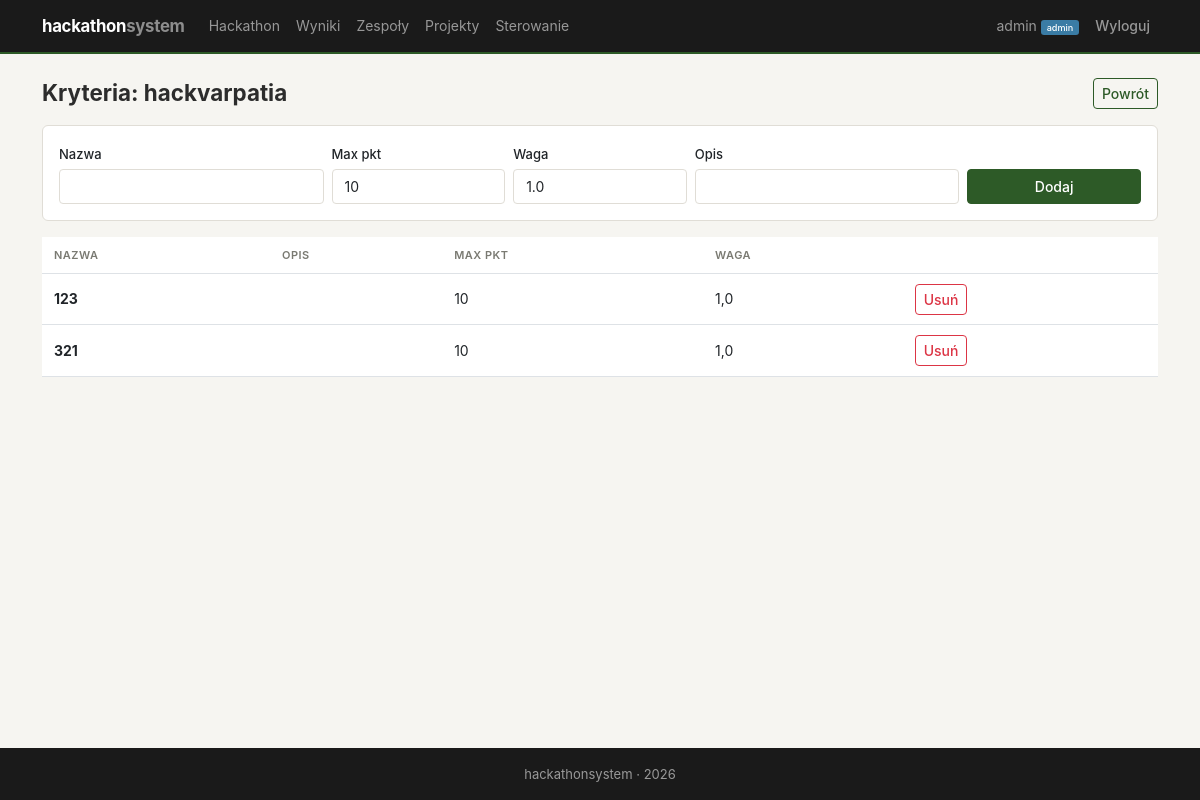
The page /hackathon/criteria/ (signed in) on the database its author committed.
### hackathon/models.py (models this page shows, shortened)
class Hackathon(models.Model):
    STATUS_CHOICES = [
        ('planned', 'Planowany'),
        ('active', 'Aktywny'),
        ('judging', 'Ocenianie'),
        ('finished', 'Zakończony'),
    ]
    name = models.CharField(max_length=200, verbose_name='Nazwa')
    description = models.TextField(verbose_name='Opis')
    date_start = models.DateTimeField(verbose_name='Data rozpoczęcia')
    date_end = models.DateTimeField(verbose_name='Data zakończenia')
    submit_deadline = models.DateTimeField(verbose_name='Deadline oddania projektów')
    status = models.CharField(max_length=20, choices=STATUS_CHOICES, default='planned', verbose_name='Status')
    max_team_size = models.PositiveIntegerField(default=5, verbose_name='Max wielkość zespołu')
    created_at = models.DateTimeField(auto_now_add=True)
    class Meta:
        ordering = ['-date_start']
    @classmethod
    def current(cls):
        h = cls.objects.first()
        if not h:
            raise Http404("Brak hackathonu. Utwórz hackathon w panelu admina.")
        return h

### judging/models.py (models this page shows, shortened)
class Criterion(models.Model):
    hackathon = models.ForeignKey(Hackathon, on_delete=models.CASCADE, related_name='criteria')
    name = models.CharField(max_length=200, verbose_name='Nazwa kryterium')
    description = models.TextField(blank=True, verbose_name='Opis')
    max_points = models.PositiveIntegerField(default=10, verbose_name='Max punktów')
    weight = models.FloatField(default=1.0, verbose_name='Waga')
    class Meta:
        verbose_name_plural = 'Criteria'

### hackathon/views.py (the view)
    @login_required
    def wrapper(request, *args, **kwargs):
        if not hasattr(request.user, 'profile') or not request.user.profile.is_admin:
            messages.error(request, 'Brak uprawnień administratora.')
            return redirect('accounts:dashboard')
        return view_func(request, *args, **kwargs)

### accounts/models.py (called while the page is built)
    @property
    def is_admin(self):
        return self.role == 'admin'

### hackathon/views.py (called while the page is built, shortened)
def admin_required(view_func):
    @login_required
    def wrapper(request, *args, **kwargs):
        if not hasattr(request.user, 'profile') or not request.user.profile.is_admin:
            messages.error(request, 'Brak uprawnień administratora.')
            return redirect('accounts:dashboard')
        return view_func(request, *args, **kwargs)
    return wrapper

@admin_required
def manage_criteria(request):
    hackathon = Hackathon.current()
    criteria = hackathon.criteria.all()
    return render(request, 'hackathon/manage_criteria.html', {
        'hackathon': hackathon,
        'criteria': criteria,
    })

### hackathon/templates/hackathon/manage_criteria.html (shortened to what this page needs)
{% extends 'base.html' %}
{% block content %}
<div class="section-header">
    <h2>Kryteria: {{ hackathon.name }}</h2>
    <a href="{% url 'hackathon:detail' %}" class="btn btn-outline-primary btn-sm">Powrót</a>
</div>
<div class="card p-3 mb-3">
    <form method="post" class="row g-2 align-items-end">
        <div class="col-md-3">
            <label class="form-label">Nazwa</label>
            <input type="text" name="name" class="form-control" required>
        </div>
        <div class="col-md-2">
            <label class="form-label">Max pkt</label>
            <input type="number" name="max_points" class="form-control" value="10" min="1">
        </div>
        <div class="col-md-2">
            <label class="form-label">Waga</label>
            <input type="number" name="weight" class="form-control" value="1.0" step="0.1" min="0.1">
        </div>
        <div class="col-md-3">
            <label class="form-label">Opis</label>
            <input type="text" name="description" class="form-control">
        </div>
        <div class="col-md-2">
            <button type="submit" class="btn btn-primary w-100">Dodaj</button>
        </div>
    </form>
</div>
{% if criteria %}
    <table class="table">
        <thead>
            <tr><th>Nazwa</th><th>Opis</th><th>Max pkt</th><th>Waga</th><th></th></tr>
        </thead>
        <tbody>
            {% for c in criteria %}
                <tr>
                    <td><strong>{{ c.name }}</strong></td>
                    <td class="text-muted">{{ c.description }}</td>
                    <td>{{ c.max_points }}</td>
                    <td>{{ c.weight }}</td>
                    <td>
                        <a href="{% url 'hackathon:delete_criterion' c.pk %}"
                           class="btn btn-sm btn-outline-danger"
                           onclick="return confirm('Na pewno usunąć?')">Usuń</a>
                    </td>
                </tr>
            {% endfor %}
        </tbody>
    </table>
{% else %}
    <p class="text-muted">Brak kryteriów. Dodaj pierwsze kryterium powyżej.</p>
{% endif %}
{% endblock %}

### templates/base.html (shortened to what this page needs)
<!DOCTYPE html>
<html lang="pl">
<head>
    <link href="https://cdn.jsdelivr.net/npm/bootstrap@5.3.0/dist/css/bootstrap.min.css" rel="stylesheet">
    <link href="https://cdn.jsdelivr.net/npm/bootstrap-icons@1.10.0/font/bootstrap-icons.css" rel="stylesheet">
    {% load static %}
    <link rel="stylesheet" href="{% static 'css/style.css' %}">
</head>
<body>
    <nav class="navbar navbar-expand-lg navbar-dark">
        <div class="container">
            <a class="navbar-brand" href="{% url 'home' %}">hackathon<span style="opacity:.5">system</span></a>
            <div class="collapse navbar-collapse" id="navbarNav">
                <ul class="navbar-nav me-auto">
                    <li class="nav-item">
                        <a class="nav-link" href="{% url 'hackathon:detail' %}">Hackathon</a>
                    </li>
                    <li class="nav-item">
                        <a class="nav-link" href="{% url 'jury:results' %}">Wyniki</a>
                    </li>
                    {% if user.is_authenticated %}
                        <li class="nav-item">
                            <a class="nav-link" href="{% url 'teams:list' %}">Zespoły</a>
                        </li>
                        {% if user.profile.is_admin %}
                            <li class="nav-item">
                                <a class="nav-link" href="{% url 'projects:list' %}">Projekty</a>
                            </li>
                            <li class="nav-item">
                                <a class="nav-link" href="{% url 'jury:status' %}">Sterowanie</a>
                            </li>
                        {% endif %}
                    {% endif %}
                </ul>
                <ul class="navbar-nav">
                    {% if user.is_authenticated %}
                        <li class="nav-item">
                            <a class="nav-link" href="{% url 'accounts:dashboard' %}">
                                {{ user.username }}
                                {% if user.profile.is_admin %}<span class="badge bg-info">admin</span>{% endif %}
                            </a>
                        </li>
                        <li class="nav-item">
                            <form method="post" action="{% url 'accounts:logout' %}" class="d-inline">
                                <button type="submit" class="nav-link btn btn-link" style="font-size:14px">Wyloguj</button>
                            </form>
                        </li>
                    {% endif %}
                </ul>
            </div>
        </div>
    </nav>
    <div class="container mt-4">
        {% block content %}{% endblock %}
    </div>
    <footer class="mt-5">
        <div class="container text-center">
            <p class="mb-0">hackathonsystem &middot; 2026</p>
        </div>
    </footer>
</body>
</html>

### static/css/style.css (style rules this page uses)
:root { --c-bg: #f6f5f1; --c-surface: #fff; --c-border: #e0ddd6; --c-text: #2c2c2c; --c-muted: #7a7a72; --c-primary: #2d5a27; --c-primary-light: #e8f0e6; --c-accent: #b8860b; --c-accent-light: #fdf5e6; --c-danger: #a33; --c-nav-bg: #1a1a1a; }
* { box-sizing: border-box; }
body { min-height: 100vh; display: flex; flex-direction: column; background: var(--c-bg); color: var(--c-text); font-family: -apple-system, BlinkMacSystemFont, "Segoe UI", Roboto, sans-serif; font-size: 15px; line-height: 1.55; }
.container.mt-4 { flex: 1; }
.navbar { background: var(--c-nav-bg) !important; padding: .5rem 0; border-bottom: 2px solid var(--c-primary); font-size: 14px; }
.navbar-brand { font-weight: 700; letter-spacing: -0.3px; font-size: 1.05rem; }
.navbar .nav-link { padding: .4rem .7rem; }
.navbar .badge { font-size: .65em; vertical-align: middle; }
.card { background: var(--c-surface); border: 1px solid var(--c-border); border-radius: 6px; box-shadow: none; transition: border-color .15s; }
.btn { font-size: 14px; border-radius: 4px; font-weight: 500; }
.btn-primary { background: var(--c-primary); border-color: var(--c-primary); }
.btn-outline-primary { color: var(--c-primary); border-color: var(--c-primary); }
.table { font-size: 14px; }
.table th { border-top: none; font-weight: 600; color: var(--c-muted); text-transform: uppercase; font-size: 11px; letter-spacing: .5px; padding: .6rem .75rem; }
.table td { padding: .6rem .75rem; vertical-align: middle; }
.badge { font-size: .7em; font-weight: 500; border-radius: 3px; }
.badge.bg-info { background: #3a7ca5 !important; }
.form-control, .form-select { border: 1px solid var(--c-border); border-radius: 4px; font-size: 14px; }
.form-label { font-weight: 500; font-size: 13px; margin-bottom: .3rem; }
h2 { font-size: 1.4rem; font-weight: 700; margin-bottom: .75rem; }
footer { background: var(--c-nav-bg) !important; font-size: 13px; color: #999 !important; padding: 1rem 0; }
footer p { color: #999; }
.section-header { display: flex; align-items: center; justify-content: space-between; margin-bottom: 1rem; }
.section-header h2 { margin-bottom: 0; }
.text-muted { color: var(--c-muted) !important; }
a { color: var(--c-primary); }

### rows shown on the page
Hackathon: name "hackvarpatia"
Criterion: name "123", max_points "10", weight "1,0"
Criterion: name "321", max_points "10", weight "1,0"

### other values the page prints
{{ user.username }} "admin"
